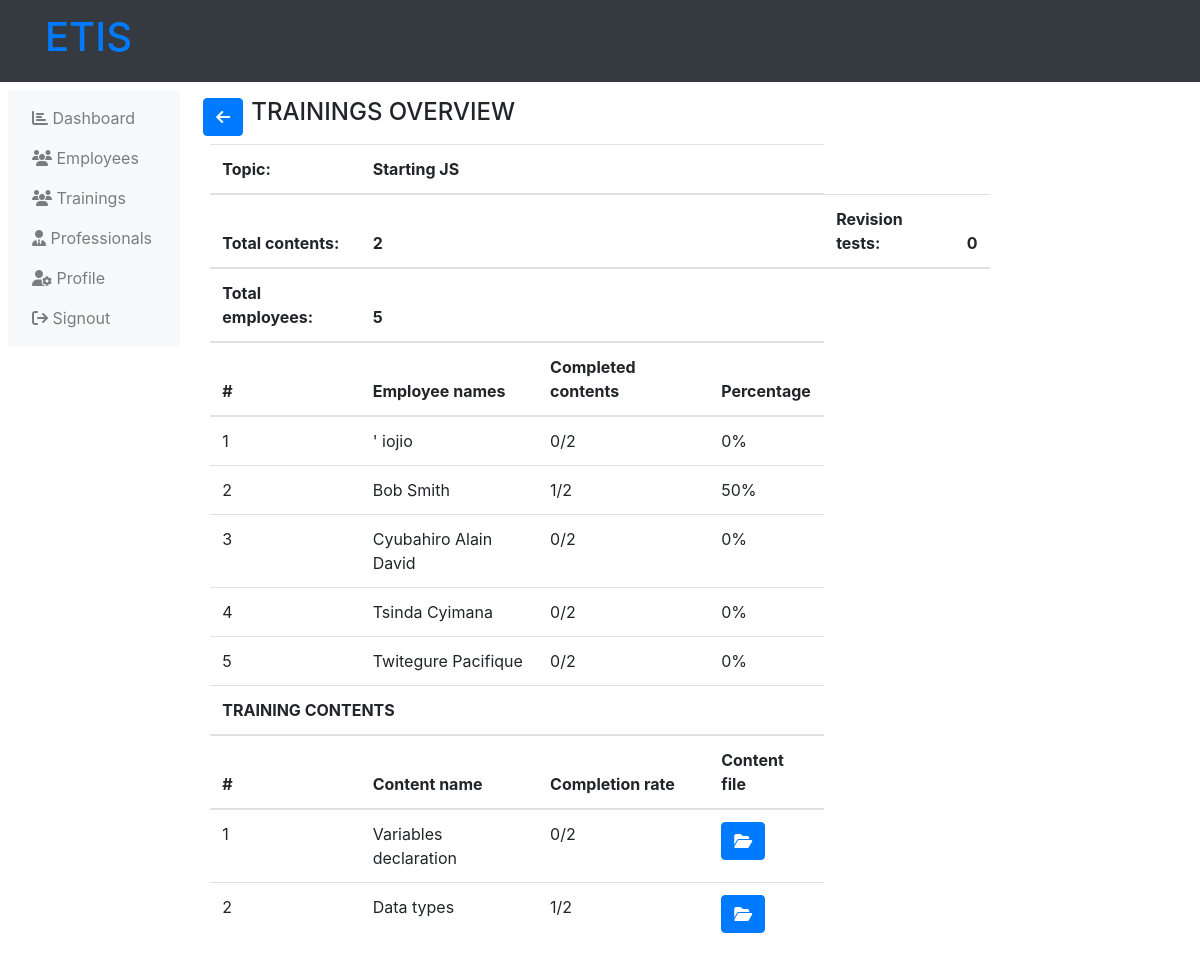
/administrator-training-overview.php?training_id=11 (signed in), run on the app's committed database.
### tables this page shows
CREATE TABLE `trainings` (
  `training_id` int(11) NOT NULL,
  `training_topic` varchar(255) NOT NULL,
  `training_description` text NOT NULL DEFAULT 'This is the defaullt description of the trainings',
  `training_start` varchar(255) NOT NULL,
  `training_end` varchar(255) NOT NULL,
  `training_cover` varchar(255) NOT NULL,
  `training_depart` int(11) NOT NULL,
  `training_status` varchar(255) NOT NULL
);

CREATE TABLE `users` (
  `user_id` int(11) NOT NULL,
  `user_nid` text NOT NULL,
  `user_name` varchar(255) NOT NULL,
  `user_fn` varchar(255) NOT NULL,
  `user_ln` varchar(255) NOT NULL,
  `user_email` varchar(255) NOT NULL,
  `user_phone` int(11) NOT NULL,
  `user_pass` varchar(255) NOT NULL,
  `user_type` varchar(255) NOT NULL,
  `department` int(11) NOT NULL,
  `user_state` varchar(255) NOT NULL
);

CREATE TABLE `training_contents` (
  `training_content_id` int(11) NOT NULL,
  `training` int(11) NOT NULL,
  `content_name` varchar(255) NOT NULL,
  `content_type` varchar(255) NOT NULL,
  `content_file` varchar(255) NOT NULL
);

### administrator-training-overview.php (the view, shortened to what this page needs)
<?php
    include('php/connection.php');
?>
<!DOCTYPE html>
<html lang="en">
<head>
    <link rel="stylesheet" href="https://maxcdn.bootstrapcdn.com/bootstrap/4.5.2/css/bootstrap.min.css">
    <link rel="stylesheet" href="https://cdnjs.cloudflare.com/ajax/libs/font-awesome/6.4.2/css/all.min.css" />
</head>
<body>
    <?php include("php/administration-header.php"); ?>
    <div class="">
        <div class="row p-2">
            <?php
                include("php/administration-left-links.php");
            ?>
            <div class="col-md-8">
                <?php
                    if (!$_GET['training_id']) {
                        ?>
                        <p class="alert alert-danger">
                            No training sent to server.
                        </p>
                        <?php
                    }
                    else {
                        $training = $_GET['training_id'];
                        $checktraing_exists = mysqli_query($server,"SELECT * from trainings WHERE training_id ='$training'");
                        if (mysqli_num_rows($checktraing_exists) != 1) {
                            ?>
                            <p class="alert alert-danger">
                                Training doesn't exist.
                            </p>
                            <?php
                        }
                        else {
                            $data_training_exists = mysqli_fetch_array($checktraing_exists);
                            $get_training_contents = mysqli_query($server,"SELECT * from training_contents
                                WHERE training = '$training'
                            ");
                            $training_depart = $data_training_exists['training_depart'];
                            $get_training_employees = mysqli_query($server,"SELECT * from users
                                WHERE
                                department = '$training_depart'
                                ORDER BY user_fn ASC,
                                user_ln ASC
                            ");
                            $count = 1;
                            ?>
                            <div class="row p-2">
                                <a href="administration-trainings.php" class="btn btn-primary">
                                    <i class="fas fa-arrow-left"></i>
                                </a>
                                <h4 class="ml-2">TRAININGS OVERVIEW</h4>
                            </div>
                            <table class="table table-hover table-responsive">
                                <thead>
                                    <tr>
                                        <th>
                                            Topic:
                                        </th>
                                        <th colspan="3">
                                            <?php echo $data_training_exists['training_topic']; ?>
                                        </th>
                                    </tr>
                                    <tr>
                                        <th>
                                            Total contents:
                                        </th>
                                        <th colspan="10">
                                            <?php echo mysqli_num_rows($get_training_contents); ?>
                                        </th>
                                        <th>
                                            Revision tests:
                                        </th>
                                        <th colspan="10">
                                            <?php
                                                $get_training_tests_num = mysqli_query($server,"SELECT * from tests
                                                    WHERE   training='$training'
                                                ");
                                                echo mysqli_num_rows($get_training_tests_num);
                                            ?>
                                        </th>
                                    </tr>
                                    <tr>
                                        <th>
                                            Total employees:
                                        </th>
                                        <th colspan="10">
                                            <?php echo mysqli_num_rows($get_training_employees); ?>
                                        </th>
                                    </tr>
                                    <tr>
                                        <th>
                                            #
                                        </th>
                                        <th>
                                            Employee names
                                        </th>
                                        <th>
                                            Completed contents
                                        </th>
                                        <th>
                                            Percentage
                                        </th>
                                    </tr>
                                </thead>
                                <tbody>
                                            <?php
                                        while ($data_training_employees = mysqli_fetch_array($get_training_employees)) {
                                            ?>
                                            <tr>
                                                <td>
                                                    <?php
                                                        echo $count++;
                                                    ?>
                                                </td>
                                                <td>
                                                    <?php
                                                        echo $data_training_employees['user_fn']." ".$data_training_employees['user_ln'];
                                                    ?>
                                                </td>
                                                <td>
                                                    <?php
                                                        $total_contents = mysqli_num_rows($get_training_contents);
                                                        $employeee_id = $data_training_employees['user_id'];
                                                        $get_completion_num = mysqli_query($server,"SELECT * from empl_trainings_conent_completion
                                                            WHERE employee = $employeee_id AND training = '$training'
                                                        ");
                                                        $total_completed = mysqli_num_rows($get_completion_num);
                                                        echo $total_completed."/".$total_contents;
                                                    ?>
                                                </td>
                                                <td>
                                                    <?php
                                                        if (mysqli_num_rows($get_training_contents) == 0) {
                                                            ?>
                                                            <p class="text-danger">
                                                                No contents
                                                            </p>
                                                            <?php
                                                        }
                                                        else {
                                                            echo $percentage = round(($total_completed/$total_contents)*100,2);
                                                            echo "%";
                                                        }
                                                    ?>
                                                </td>
                                            </tr>
                                            <?php
                                        }
                                    ?>
                                </tbody>
                                <thead>
                                    <tr>
                                        <th colspan="10">TRAINING CONTENTS</th>
                                    </tr>
                                    <tr>
                                        <th>
                                            #
                                        </th>
                                        <th>
                                            Content name
                                        </th>
                                        <th>
                                            Completion rate
                                        </th>
                                        <th>
                                            Content file
                                        </th>
                                    </tr>
                                </thead>
                                <tbody>
                                        <?php
                                            $get_training_contents = mysqli_query($server,"SELECT * from training_contents
                                                WHERE training = '$training'
                                            ");
                                                ?>
                                                <?php
                                            $count2 =1;
                                            while ($data_contents = mysqli_fetch_array($get_training_contents)) {
                                                ?>
                                                <tr>
                                                    <td>
                                                        <?php
                                                            echo $count2++;
                                                        ?>
                                                    </td>
                                                    <td>
                                                        <?php echo $data_contents['content_name']; ?>
                                                    </td>
                                                    <td>
                                                        <?php
                                                            $content_id = $data_contents['training_content_id'];
                                                            $selectcontentcompletion = mysqli_query($server,"SELECT * from empl_trainings_conent_completion
                                                                WHERE content = '$content_id' AND training = '$training'
                                                            ");
                                                            $completion_num = mysqli_num_rows($selectcontentcompletion);
                                                            echo $completion_num."/".$total_contents;
                                                        ?>
                                                    </td>
                                                    <td>
                                                        <a href="<?php echo $data_contents['content_file']; ?>" target="_blank" title="View file" class="btn btn-primary">
                                                            <i class="fas fa-folder-open"></i>
                                                        </a>
                                                    </td>
                                                </tr>
                                                <?php
                                            }
                                        ?>
                                    </tbody>
                            </table>
                            <?php
                        }
                    }
                ?>
            </div>
        </div>
    </div>
</body>
</html>

### data on the page
trainings: training_topic "Starting JS"
users: user_fn "'", user_ln "iojio", total_completed "0", total_contents "2", total_contents "0"
users: user_fn "Bob", user_ln "Smith", total_completed "1", total_contents "2", total_contents "50"
users: user_fn "Cyubahiro", user_ln "Alain David", total_completed "0", total_contents "2", total_contents "0"
users: user_fn "Tsinda", user_ln "Cyimana", total_completed "0", total_contents "2", total_contents "0"
users: user_fn "Twitegure", user_ln "Pacifique", total_completed "0", total_contents "2", total_contents "0"
training_contents: content_name "Variables declaration", completion_num "0"
training_contents: content_name "Data types", completion_num "1"

### other printed values
mysqli_num_rows($get_training_contents) "2"
mysqli_num_rows($get_training_tests_num) "0"
mysqli_num_rows($get_training_employees) "5"
